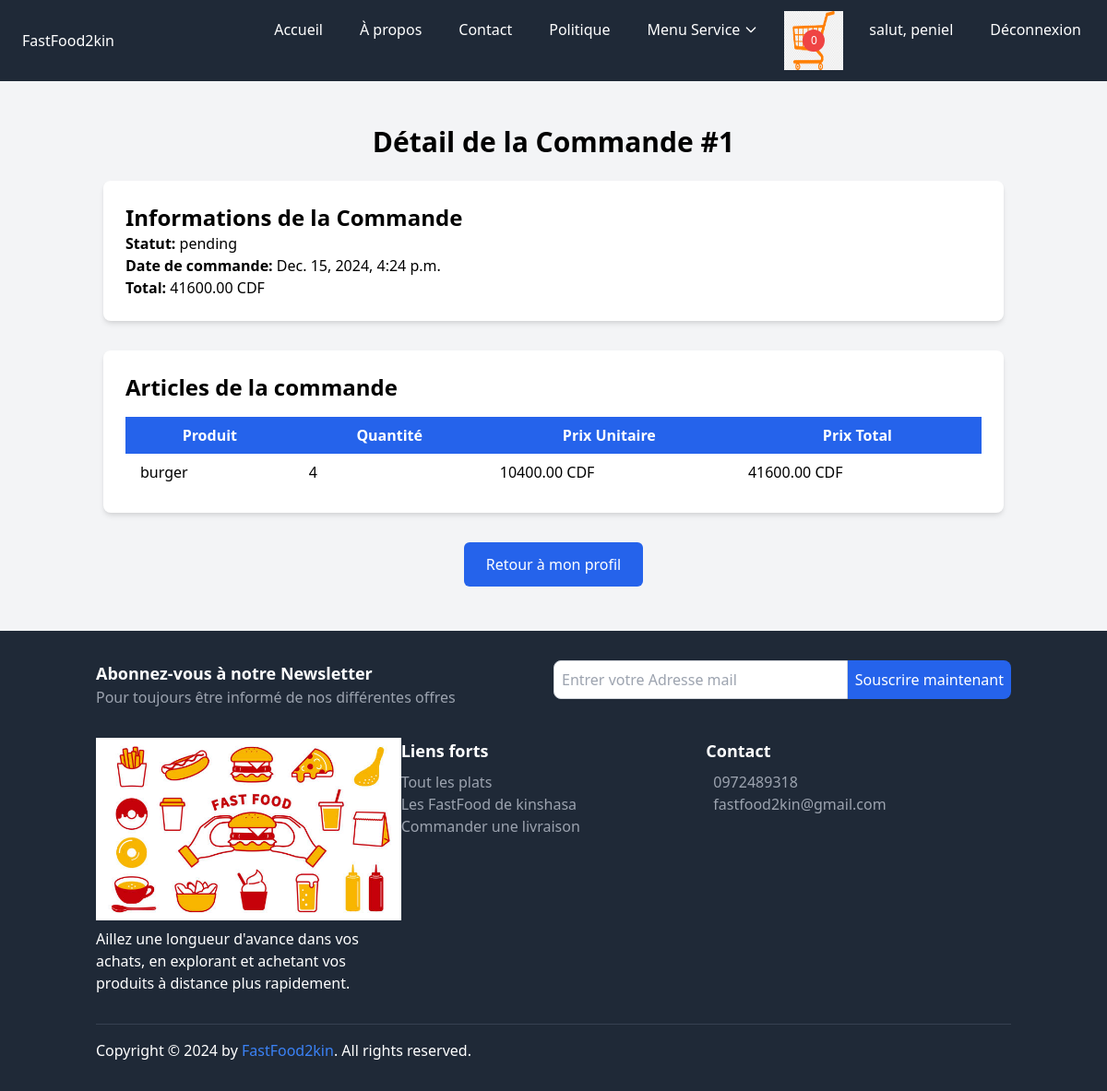
Screenshot of /user/order/1/detail/ (signed in) with the database file from the repository.
### core/models.py (models this page shows, shortened)
class Cart(models.Model):
    user = models.ForeignKey(settings.AUTH_USER_MODEL, on_delete=models.CASCADE, related_name='carts')
    created_at = models.DateTimeField(auto_now_add=True)
    is_ordered = models.BooleanField(default=False)
    is_active = models.BooleanField(default=True) # Ajoutez ce champ
    def get_item_count(self):
        return sum(item.quantity for item in self.items.all())

class CustomUser(AbstractUser):
    email = models.EmailField(unique=True)
    profile_pic = models.ImageField(upload_to="p_img", blank=True, null=True)
    address = models.CharField(max_length=50, blank=True, null=True)
    phone = models.CharField(max_length=11, blank=True, null=True)
    role = models.CharField(max_length=50, blank=True, null=True)
    bio = models.TextField(blank=True, null=True)
    USERNAME_FIELD = 'email'
    REQUIRED_FIELDS = ('username',)

class Order(models.Model):
    user = models.ForeignKey(settings.AUTH_USER_MODEL, on_delete=models.CASCADE, related_name="orders")
    store = models.ForeignKey('Store', on_delete=models.CASCADE, related_name="orders")
    created_at = models.DateTimeField(auto_now_add=True)
    updated_at = models.DateTimeField(auto_now=True)
    status = models.CharField(
        max_length=50, choices=[('pending', 'En attente'), ('En attente', 'Payée'), ('shipped', 'Expédiée'),('servit', 'Servit')],
        default='pending'
    )
    total_amount = models.DecimalField(max_digits=10, decimal_places=2, default=Decimal('0.00'))
    activated = models.BooleanField(default=True)  # Par défaut, l'ordre est activé
    def get_total(self):
        return self.total_amount

class OrderItem(models.Model):
    order = models.ForeignKey(Order, on_delete=models.CASCADE, related_name="items")
    product = models.ForeignKey(Product, on_delete=models.CASCADE)
    quantity = models.PositiveIntegerField()
    price_at_time_of_order = models.DecimalField(max_digits=10, decimal_places=2)
    def get_total_price(self):
        if self.price_at_time_of_order is None or self.quantity is None:
            return Decimal('0.00')  # Retourne 0 si des valeurs manquent
        return self.price_at_time_of_order * self.quantity

class Product(models.Model):
    store = models.ForeignKey(Store, on_delete=models.CASCADE, related_name="products")
    category = models.ForeignKey(Category, on_delete=models.CASCADE, related_name="products")
    name = models.CharField(max_length=255)
    description = models.TextField()
    price = models.DecimalField(max_digits=10, decimal_places=2)
    price_with_commission = models.DecimalField(max_digits=10, decimal_places=2, blank=True, null=True)
    stock = models.PositiveIntegerField()
    image = models.ImageField(upload_to='products/', null=True, blank=True)
    image_galerie = models.ImageField(upload_to='product/galerie/', null=True, blank=True, verbose_name="Image galerie")
    created_at = models.DateTimeField(auto_now_add=True)

### core/views.py (the view)
# urls.py: path('order/<int:order_id>/detail/', views.order_detail, name='order_detail'),
@login_required(login_url="signin")
def order_detail(request, order_id):
    order = get_object_or_404(Order, id=order_id, user=request.user)
    order_items = order.items.all()
    context = {
        'order': order,
        'order_items': order_items,
    }
    return render(request, 'core/order_detail.html', context)

### core/context_processors.py (called while the page is built)
def cart(request):
    if request.user.is_authenticated:
        cart = get_or_create_cart(request.user)
    else:
        cart = None
    return {'cart': cart}

### core/utils.py (called while the page is built)
def get_or_create_cart(user):
    cart, created = Cart.objects.get_or_create(user=user, is_active=True)
    return cart

### core/templates/core/order_detail.html (shortened to what this page needs)
{% extends "base.html" %}
{% load static %}
{% block content %}
<section class="bg-gray-100 py-12">
    <div class="container mx-auto px-6">
        <h1 class="text-3xl font-bold text-center mb-6">Détail de la Commande #{{ order.id }}</h1>
        <div class="bg-white p-6 rounded-lg shadow-md mb-8">
            <h2 class="text-2xl font-semibold">Informations de la Commande</h2>
            <p><strong>Statut:</strong> {{ order.status }}</p>
            <p><strong>Date de commande:</strong> {{ order.created_at }}</p>
            <p><strong>Total:</strong> {{ order.get_total }} CDF</p>
        </div>
        <div class="bg-white p-6 rounded-lg shadow-md">
            <h2 class="text-2xl font-semibold mb-4">Articles de la commande</h2>
            <div class="overflow-x-auto">
                <table class="min-w-full table-auto">
                    <thead class="bg-blue-600 text-white">
                        <tr class="hidden sm:table-row">
                            <th class="px-4 py-2">Produit</th>
                            <th class="px-4 py-2">Quantité</th>
                            <th class="px-4 py-2">Prix Unitaire</th>
                            <th class="px-4 py-2">Prix Total</th>
                        </tr>
                    </thead>
                    <tbody>
                        {% for item in order_items %}
                        <tr class="hidden sm:table-row">
                            <td class="px-4 py-2">{{ item.product.name }}</td>
                            <td class="px-4 py-2">{{ item.quantity }}</td>
                            <td class="px-4 py-2">{{ item.price_at_time_of_order }} CDF</td>
                            <td class="px-4 py-2">{{ item.get_total_price }} CDF</td>
                        </tr>
                        {% empty %}
                        <tr>
                            <td colspan="4" class="px-4 py-2 text-center text-gray-600">Aucun article dans cette commande.</td>
                        </tr>
                        {% endfor %}
                    </tbody>
                </table>
            </div>
        </div>
        <div class="mt-8 text-center">
            <a href="{% url 'profile' %}" class="inline-block px-6 py-3 text-white bg-blue-600 hover:bg-blue-800 rounded-md">Retour à mon profil</a>
        </div>
    </div>
</section>
{% endblock %}

### templates/base.html (shortened to what this page needs)
{% load static %}
<!DOCTYPE html>
<html lang="fr">
<head>
    <link href="https://cdn.jsdelivr.net/npm/tailwindcss@2.2.19/dist/tailwind.min.css" rel="stylesheet">
</head>
<body class="bg-gray-100">
    <nav class="bg-gray-800 text-white">
        <div class="max-w-7xl mx-auto px-4 py-3 flex justify-between items-center">
            <a href="{% url 'index' %}" class="text-gray hover:underline flex items-center bg-white-800 p-2 rounded">
                FastFood2kin
            </a>
            <div class="hidden md:flex space-x-4">
                <a href="{% url 'index' %}" class="hover:bg-gray-700 px-3 py-2 rounded">Accueil</a>
                <a href="{% url 'apropos' %}" class="hover:bg-gray-700 px-3 py-2 rounded">À propos</a>
                <a href="{% url 'contact' %}" class="hover:bg-gray-700 px-3 py-2 rounded">Contact</a>
                <a href="{% url 'politique' %}" class="hover:bg-gray-700 px-3 py-2 rounded">Politique</a>
<div class="relative">
    <button class="hover:bg-gray-700 px-3 py-2 rounded inline-flex items-center" id="immoDropdownButton">
       Menu Service
        <svg class="ml-1 w-4 h-4" fill="none" stroke="currentColor" viewBox="0 0 24 24" xmlns="http://www.w3.org/2000/svg">
            <path stroke-linecap="round" stroke-linejoin="round" stroke-width="2" d="M19 9l-7 7-7-7"></path>
        </svg>
    </button>
</div>
<a href="{% url 'cart_detail' %}" class="relative inline-block">
    <span id="cart-items-count" class="absolute top-1/2 left-1/2 bg-red-500 text-white rounded-full w-6 h-6 flex items-center justify-center text-xs transform -translate-x-1/2 -translate-y-1/2">
        {{ cart.get_item_count }}
    </span>
</a>
                {% if request.user.is_authenticated %}
                    <a href="{% url 'profile' %}" class="hover:bg-gray-700 px-3 py-2 rounded">salut, {{ request.user.username }}</a>
                    <a href="{% url 'signout' %}" class="hover:bg-gray-700 px-3 py-2 rounded">Déconnexion</a>
                {% else %}
                    <a href="{% url 'signup' %}" class="hover:bg-gray-700 px-3 py-2 rounded">S'inscrire</a>
                    <a href="{% url 'signin' %}" class="hover:bg-gray-700 px-3 py-2 rounded">Connexion</a>
                {% endif %}
            </div>
        </div>
    </nav>
      {% block content %}{% endblock content %}
    <footer class="bg-gray-800 text-white py-8">
        <div class="container mx-auto px-4">
            <div class="mb-8">
                <div class="flex flex-col md:flex-row">
                    <div class="md:w-1/2 mb-4 md:mb-0">
                        <h3 class="text-lg font-bold">Abonnez-vous à notre Newsletter</h3>
                        <p class="text-gray-400">Pour toujours être informé de nos différentes offres</p>
                    </div>
                    <div class="md:w-1/2">
                        <form action="https://api.web3forms.com/submit" method="POST" class="flex">
                            <input type="email" name="email" placeholder="Entrer votre Adresse mail" required class="flex-1 p-2 rounded-l-lg border border-gray-300" />
                            <button class="bg-blue-600 text-white p-2 rounded-r-lg">Souscrire maintenant</button>
                        </form>
                    </div>
                </div>
            </div>
            <div class="flex flex-col md:flex-row mb-8">
                <div class="md:w-1/3 mb-4 md:mb-0">
                    <div class="footer-logo mb-2">
                        <img class="img-fluid" src="{% static 'img/fastfood2.jpg' %}" alt="">
                    </div>
                    <p>Aillez une longueur d'avance dans vos achats, en explorant et achetant vos produits à distance plus rapidement.</p>
                </div>
                <div class="md:w-1/3 mb-4 md:mb-0">
                    <h3 class="text-lg font-bold">Liens forts</h3>
                    <ul class="mt-2">
                        <li><a href="{% url 'list_product' %}" class="text-gray-400 hover:text-white">Tout les plats</a></li>
                        <li><a href="{% url 'list_store' %}" class="text-gray-400 hover:text-white">Les FastFood de kinshasa</a></li>
                        <li><a href="{% url 'creer_commande' %}" class="text-gray-400 hover:text-white">Commander une livraison</a></li>
                    </ul>
                </div>
                <div class="md:w-1/3">
                    <h3 class="text-lg font-bold">Contact</h3>
                    <div class="mt-2">
                        <p class="flex items-center"><a href="callto:+243 97 24 89 318" class="text-gray-400 hover:text-white">0972489318</a></p>
                        <p class="flex items-center"><a href="mailto:ngelekapeniel@gmail.com" class="text-gray-400 hover:text-white">fastfood2kin@gmail.com</a></p>
                    </div>
                </div>
            </div>
            <div class="border-t border-gray-700 pt-4">
                <div class="flex justify-between items-center">
                    <div>
                        <p class="mb-0">Copyright © 2024 by <a href="#" class="text-blue-500 hover:underline">FastFood2kin</a>. All rights reserved.</p>
                    </div>
                </div>
            </div>
        </div>
    </footer>
</body>
</html>

### rows the page displays
Cart: get_item_count "0"
CustomUser: user.username "peniel"
Order: id "1", status "pending", created_at "Dec. 15, 2024, 4:24 p.m.", get_total "41600.00"
OrderItem: product.name "burger", quantity "4", price_at_time_of_order "10400.00", get_total_price "41600.00"
